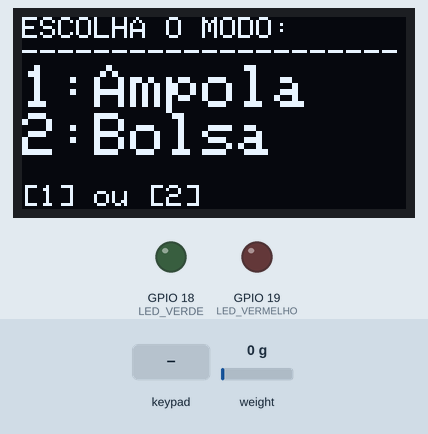
The program below on a simulated ESP32. On the bench: 128×64 one-colour display, output pins drawn as LEDs (lit = HIGH). Inputs (shaded band) come from the test bench; at power-on: weight on the scale 0 g. WiFi joins after 1.5 s; servers stay silent unless stated; uploads are accepted with an empty reply; what the program prints to the serial monitor is not drawn.

Above: at 6.3 s.
6.4 s: keypad keys 2 7 2 6 2 5 3 3 # pressed 0.4 s apart
At 11.7 s:
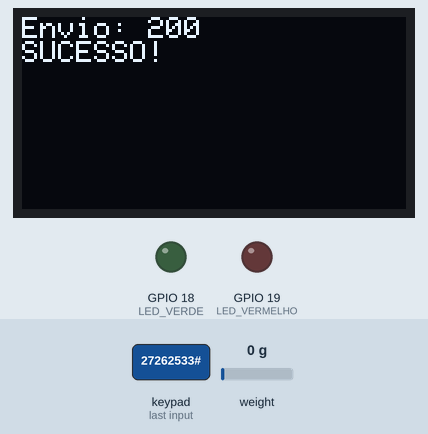
17.5 s: key '1' pressed
20.5 s: keypad keys 2 7 2 6 2 5 3 3 * pressed 0.4 s apart
At 23.39 s:
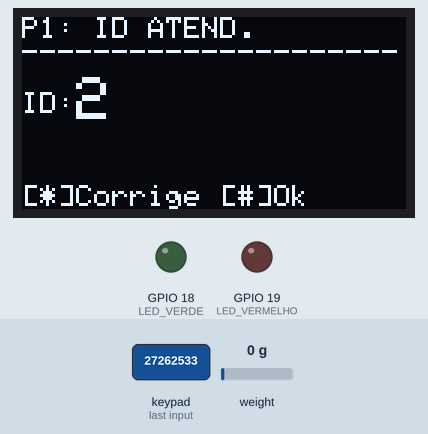
25.6 s: key '#' pressed
At 26.5 s:
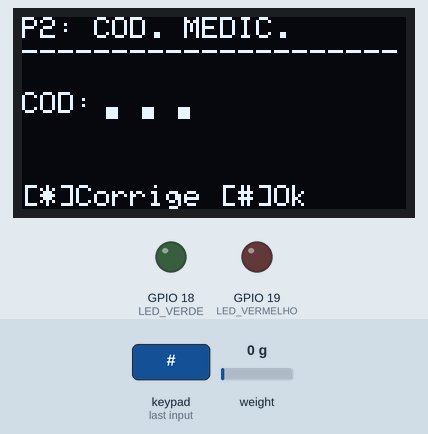
27.4 s: keypad keys 1 3 1 2 1 4 # pressed 0.4 s apart
At 31.0 s:
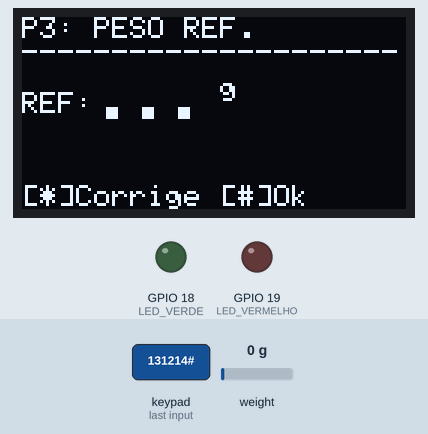
31.7 s: keypad keys 1 3 9 7 2 2 2 2 # pressed 0.4 s apart
At 36.3 s:
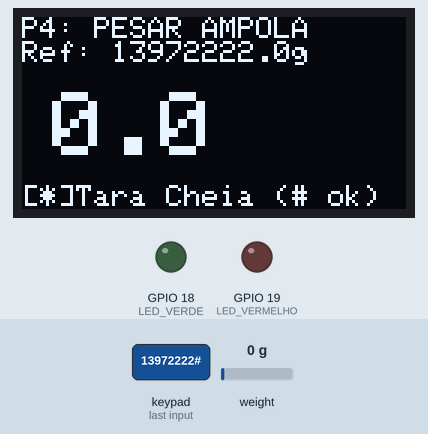
Timing chart, 0 to 37.8 s (numbered marks = the images above; inputs shaded):
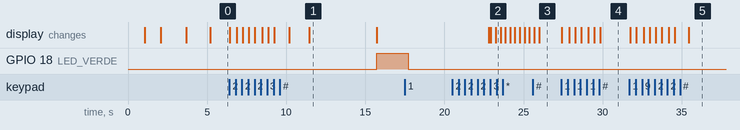

Measured:
- after the input at 6.4 s, GPIO 18 (LED_VERDE): LOW → HIGH after 9.3 s; the display: first changes at once (image 1 shows a later state)
- after the input at 20.5 s, the display: first differs from a run without the input after 2.7 s (image 2)
- after the input at 25.6 s, the display: first differs from a run without the input after 0.38 s (image 3)
- after the input at 27.4 s, the display: first changes at once (image 4 shows a later state)
- after the input at 31.7 s, the display: first changes after 0.06 s (image 5 shows a later state)
- what the display in image 1 shows lasts 4.3 s, from 11.4 s to 15.7 s

The program:

main.cpp
```cpp
#include <ArduinoJson.h>
#include <Wire.h>
#include <Adafruit_GFX.h>
#include <Adafruit_SSD1306.h>
#include <HX711.h>
#include <Keypad.h>
#include <WiFi.h>
#include <HTTPClient.h>

// ==========================================
// 1. CONFIGURAÇÕES DE HARDWARE
// ==========================================

// --- HX711 (Balança) ---
#define DOUT 15
#define CLK 2
HX711 scale;

// --- Configurações Wi-Fi ---
const char *ssid = "Senai-IoT";
const char *password = "senaiiot";

// --- Configurações do Servidor HTTP ---
const char *serverBaseUrl = "http://192.168.1.14:8080/api/leituras/atendimento/"; // URL base para o POST

// --- LEDs ---
#define LED_VERDE 18
#define LED_VERMELHO 19

// --- Display OLED (SSD1306 128x64) ---
#define SCREEN_WIDTH 128
#define SCREEN_HEIGHT 64
#define OLED_RESET -1
Adafruit_SSD1306 display(SCREEN_WIDTH, SCREEN_HEIGHT, &Wire, OLED_RESET);

// --- Teclado Matricial 4x3 ---
const byte ROWS = 4;
const byte COLS = 3;
char keys[ROWS][COLS] = {
    {'1', '2', '3'},
    {'4', '5', '6'},
    {'7', '8', '9'},
    {'*', '0', '#'}
};
// VERIFIQUE SE OS PINOS ESTÃO CORRETOS COM SUA MONTAGEM
byte rowPins[ROWS] = {27, 26, 25, 33};
byte colPins[COLS] = {13, 12, 14};
Keypad customKeypad = Keypad(makeKeymap(keys), rowPins, colPins, ROWS, COLS);

// ==========================================
// 2. VARIÁVEIS GLOBAIS
// ==========================================

const float TOLERANCIA_GRAMAS = 0.5;
boolean primeiraMedicaoBolsa = true;

// Variáveis Numéricas
float pesoReferencia = 0.0;
float pesoAmpolaCheia = 0.0;
float pesoAmpolaVazia = 0.0;
float pesoDispensaCalculado = 0.0;
float pesoBolsaSoro = 0.0;
float velocidadeInfusao = 0.0;
float tempoEstimadoCalculado = 0.0;

// Variáveis de Texto (Input)
String inputVelocidadeStr = "";
String inputAtendimentoId = "";
String inputMedicacaoCodigo = "";
String inputPesoReferenciaStr = "";

// Estados do Sistema
enum AppState
{
    STATE_INIT,
    STATE_MENU,
    // Modo 1
    STATE_P_INPUT_ATENDIMENTO_ID,
    STATE_P_INPUT_MEDICACAO_CODIGO,
    STATE_P_INPUT_PESO_REFERENCIA,
    STATE_P_WEIGH_FULL_AMPOULE,
    STATE_P_WEIGH_EMPTY_AMPOULE,
    STATE_P_VALIDATE_AND_SEND,
    // Modo 2
    STATE_T_INPUT_ATENDIMENTO_ID,
    STATE_T_INPUT_VELOCIDADE,
    STATE_T_WEIGH_SORO_BAG,
    STATE_T_CALCULATE_AND_SEND
};

AppState currentState = STATE_INIT;
int modeSelected = 0; // 1: Precisão, 2: Estimativa

// ==========================================
// 3. PROTÓTIPOS DE FUNÇÕES
// ==========================================
void connectToWiFi();
void displayWifiStatus(const char *status);
void displayMenuScreen();
void sendReadingToServer(String condicaoSaude);
void displayInputScreen(const char *title, const char *label, String &input, const char *units = "");
void displayWeighingScreen(const char *title, float currentValue, const char *instruction);
void displayResultScreen(const char *title, const char *message, bool success);
void displayValidationScreen();
void displayCalculationScreen();
void handleKeypadInput(char key);
void tareScale();
int countChar(String str, char c);
void resetAllInputs();

// ==========================================
// 4. SETUP (INICIALIZAÇÃO)
// ==========================================
void setup()
{
    Serial.begin(115200);
    delay(1000);
    Serial.println("--- INICIANDO SISTEMA ---");

    // Inicializa Display OLED
    if (!display.begin(SSD1306_SWITCHCAPVCC, 0x3C)) {
        Serial.println("ERRO: Display OLED nao encontrado!");
        for (;;) ;
    }
    display.clearDisplay();
    display.setTextSize(1);
    display.setTextColor(SSD1306_WHITE);
    display.setCursor(0, 0);
    display.println("Sistema Iniciando...");
    display.display();

    // Inicializa LEDs
    pinMode(LED_VERDE, OUTPUT);
    pinMode(LED_VERMELHO, OUTPUT);
    digitalWrite(LED_VERDE, LOW);
    digitalWrite(LED_VERMELHO, LOW);

    // Inicializa Balança
    Serial.println("Inicializando Balanca...");
    scale.begin(DOUT, CLK);
    scale.set_scale(2526.0); // SEU VALOR DE CALIBRAÇÃO
    scale.tare();

     // Conexão Wi-Fi
    connectToWiFi();

    Serial.println("Setup Concluido. Indo para Menu.");
    currentState = STATE_MENU;
}

// ==========================================
// 5. LOOP PRINCIPAL
// ==========================================
void loop()
{
    char key = customKeypad.getKey();

    // --- LÓGICA DE CONTROLE (SÓ EXECUTA SE TECLA PRESSIONADA) ---
    if (key != NO_KEY)
    {
        Serial.print("DEBUG: Tecla = "); Serial.println(key); // Debug

        // --- 1. MENU PRINCIPAL ---
        if (currentState == STATE_MENU)
        {
            if (key == '1') {
                modeSelected = 1;
                currentState = STATE_P_INPUT_ATENDIMENTO_ID;
                Serial.println("DEBUG: Indo para Modo 1 (ID)");
                inputAtendimentoId = ""; // Garante limpeza
            }
            else if (key == '2') {
                modeSelected = 2;
                currentState = STATE_T_INPUT_ATENDIMENTO_ID;
                Serial.println("DEBUG: Indo para Modo 2 (ID)");
                inputAtendimentoId = ""; // Garante limpeza
            }
        }

        // --- 2. ESTADOS DE PESAGEM (MODO 1) ---
        else if (currentState == STATE_P_WEIGH_FULL_AMPOULE) {
            if (key == '#') {
                pesoAmpolaCheia = scale.get_units(10);
                currentState = STATE_P_WEIGH_EMPTY_AMPOULE;
            } else if (key == '*') { tareScale(); }
        }
        else if (currentState == STATE_P_WEIGH_EMPTY_AMPOULE) {
            if (key == '#') {
                pesoAmpolaVazia = scale.get_units(10);
                pesoDispensaCalculado = pesoAmpolaCheia - pesoAmpolaVazia;
                currentState = STATE_P_VALIDATE_AND_SEND;
            } else if (key == '*') { tareScale(); }
        }
        else if (currentState == STATE_P_VALIDATE_AND_SEND) {
            if (key == '#') {
                bool isReferenceValidated = (abs(pesoDispensaCalculado - pesoReferencia) < TOLERANCIA_GRAMAS);
                if (isReferenceValidated) displayResultScreen("SUCESSO", "DADOS CORRETOS", true);
                else displayResultScreen("ERRO", "PESO INCORRETO", false);
            } else if (key == '1') { resetAllInputs(); }
        }

        // --- 4. ESTADOS DE DIGITAÇÃO (ELSE) ---
        else
        {
            // Se não for nenhum dos estados acima, é um estado de digitar números
            handleKeypadInput(key);
        }
    }

    // --- ATUALIZAÇÃO DO DISPLAY (RODA SEMPRE) ---
    switch (currentState)
    {
        case STATE_MENU: displayMenuScreen(); break;

        case STATE_P_INPUT_ATENDIMENTO_ID: displayInputScreen("P1: ID ATEND.", "ID:", inputAtendimentoId); break;
        case STATE_P_INPUT_MEDICACAO_CODIGO: displayInputScreen("P2: COD. MEDIC.", "COD:", inputMedicacaoCodigo); break;
        case STATE_P_INPUT_PESO_REFERENCIA: displayInputScreen("P3: PESO REF.", "REF:", inputPesoReferenciaStr, " g"); break;

        case STATE_P_WEIGH_FULL_AMPOULE: displayWeighingScreen("P4: PESAR AMPOLA", scale.get_units(5), "Cheia (# ok)"); break;
        case STATE_P_WEIGH_EMPTY_AMPOULE: displayWeighingScreen("P5: PESAR AMPOLA", scale.get_units(5), "Vazia (# ok)"); break;
        case STATE_P_VALIDATE_AND_SEND: displayValidationScreen(); break;

        case STATE_T_INPUT_ATENDIMENTO_ID: displayInputScreen("T1: ID ATEND.", "ID:", inputAtendimentoId); break;
        //case STATE_T_INPUT_VELOCIDADE: displayInputScreen("T2: VELOCIDADE", "mL/h:", inputVelocidadeStr, " mL/h"); break;

        case STATE_T_WEIGH_SORO_BAG: displayWeighingScreen("T2: PESAR SORO", scale.get_units(5), "Inicial (# ok)"); break;
        case STATE_T_CALCULATE_AND_SEND: displayMenuScreen(); break;

        default: break;
    }

   //   --- 3. ESTADOS DE PESAGEM (MODO 2) ---
        if (currentState == STATE_T_WEIGH_SORO_BAG) {
          pesoBolsaSoro = scale.get_units(10);
          Serial.print("DEBUG: Peso Bolsa Soro = "); Serial.println(pesoBolsaSoro);
          if (primeiraMedicaoBolsa){
            Serial.println("DEBUG: Enviando MEDICACAO_EM_ANDAMENTO");
              sendReadingToServer("MEDICACAO_EM_ANDAMENTO");
              primeiraMedicaoBolsa = false;
          }
            if (pesoBolsaSoro <= 0.0) {
              Serial.println("DEBUG: Reiniciando.");
              sendReadingToServer("MEDICACAO_FINALIZADA");
              displayResultScreen("SUCESSO", "FINALIZADO", true);
              delay(5000);
              resetAllInputs();
            } else if (key == '1') { resetAllInputs(); }
        }


    delay(50); // Pequeno delay para estabilidade
}

// ==========================================
// 6. FUNÇÕES AUXILIARES E LÓGICA
// ==========================================

void connectToWiFi()
{
  displayWifiStatus("Conectando...");
  WiFi.begin(ssid, password);

  int attempts = 0;
  while (WiFi.status() != WL_CONNECTED && attempts < 40)
  {
    delay(500);
    Serial.print(".");
    attempts++;
    display.print(".");
    display.display();
  }

  if (WiFi.status() == WL_CONNECTED)
  {
    Serial.println("\nWiFi Conectado!");
    Serial.print("IP: ");
    Serial.println(WiFi.localIP());
    displayWifiStatus("CONECTADO!");
    delay(1500);
  }
  else
  {
    Serial.println("\nFalha na conexao WiFi!");
    displayWifiStatus("ERRO Wi-Fi!");
    for (;;);
  }
}

void displayWifiStatus(const char *status)
{
  display.clearDisplay();
  display.setTextSize(1);
  display.setCursor(0, 0);
  display.println("Wi-Fi Status:");
  display.setTextSize(2);
  display.setCursor(0, 24);
  display.println(status);
  display.display();
}

void handleKeypadInput(char key)
{
    String *targetInput = nullptr;
    AppState nextState = currentState;
    bool isDecimalAllowed = false;

    // Identifica qual variável deve receber o número
    if (currentState == STATE_P_INPUT_ATENDIMENTO_ID) {
        targetInput = &inputAtendimentoId;
        nextState = STATE_P_INPUT_MEDICACAO_CODIGO;
    } else if (currentState == STATE_P_INPUT_MEDICACAO_CODIGO) {
        targetInput = &inputMedicacaoCodigo;
        nextState = STATE_P_INPUT_PESO_REFERENCIA;
    } else if (currentState == STATE_P_INPUT_PESO_REFERENCIA) {
        targetInput = &inputPesoReferenciaStr;
        nextState = STATE_P_WEIGH_FULL_AMPOULE;
        isDecimalAllowed = true;
    } else if (currentState == STATE_T_INPUT_ATENDIMENTO_ID) {
        targetInput = &inputAtendimentoId;
        nextState = STATE_T_WEIGH_SORO_BAG;
    }
    else {
        Serial.print("ERRO: Estado sem input definido: "); Serial.println(currentState);
        return;
    }

    // Lógica de Digitação
    if (key >= '0' && key <= '9') {
        if (targetInput->length() < 8) {
            *targetInput += key;
            Serial.println("Digito Aceito.");
        }
    } else if (key == '*') {
        if (isDecimalAllowed && countChar(*targetInput, '.') == 0) {
            *targetInput += '.';
        } else if (targetInput->length() > 0) {
            targetInput->remove(targetInput->length() - 1);
        }
    } else if (key == '#') {
       // if (targetInput->length() > 0) {
            // Conversões Especiais ao confirmar
            if (currentState == STATE_P_INPUT_PESO_REFERENCIA) {
                pesoReferencia = inputPesoReferenciaStr.toFloat();
            }
            currentState = nextState;
            display.clearDisplay();
            Serial.print("Input Confirmado. Novo Estado: "); Serial.println(currentState);
            Serial.print("currentState: ");
            Serial.println(currentState);
      //  }
    }
}

void tareScale() {
    display.clearDisplay(); display.setCursor(0,24); display.println("TARANDO..."); display.display();
    scale.tare(); delay(500);
}

int countChar(String str, char c) {
    int count = 0;
    for (int i = 0; i < str.length(); i++) if (str.charAt(i) == c) count++;
    return count;
}

void resetAllInputs() {
    inputAtendimentoId = ""; inputMedicacaoCodigo = "";
    inputPesoReferenciaStr = ""; inputVelocidadeStr = "";
    pesoReferencia = 0; pesoAmpolaCheia = 0; pesoAmpolaVazia = 0;
    pesoDispensaCalculado = 0; pesoBolsaSoro = 0;
    velocidadeInfusao = 0; tempoEstimadoCalculado = 0;
    primeiraMedicaoBolsa = true;

    digitalWrite(LED_VERDE, LOW); digitalWrite(LED_VERMELHO, LOW);
    currentState = STATE_MENU;
    display.clearDisplay();
    Serial.println("SISTEMA RESETADO");
}

// ==========================================
// 7. FUNÇÕES DE DISPLAY (OTIMIZADAS)
// ==========================================

void displayMenuScreen() {
    display.clearDisplay();
    display.setTextSize(1); display.setCursor(0, 0); display.println("ESCOLHA O MODO:");
    display.println("---------------------");
    display.setTextSize(2);
    display.println("1:Ampola");
    display.println("2:Bolsa");
    display.setTextSize(1); display.setCursor(0, 56); display.println("[1] ou [2]");
    display.display();
}

void displayInputScreen(const char *title, const char *label, String &input, const char *units) {
    display.clearDisplay();
    display.setTextSize(1); display.setCursor(0, 0); display.println(title);
    display.println("---------------------");
    display.setCursor(0, 25); display.print(label);

    display.setTextSize(2); display.setCursor(display.getCursorX(), 20);
    if (input.length() == 0) display.print("...");
    else display.print(input);

    display.setTextSize(1); display.print(units);
    display.setCursor(0, 56); display.println("[*]Corrige [#]Ok");
    display.display();
}

void displayWeighingScreen(const char *title, float currentValue, const char *instruction) {
    display.clearDisplay();
    display.setTextSize(1); display.setCursor(0, 0); display.println(title);
    if (modeSelected == 1) {
        display.print("Ref: "); display.print(pesoReferencia, 1); display.println("g");
    } else { display.println("---------------------"); }

    display.setTextSize(3); display.setCursor(10, 25);
    display.print(currentValue, 1);

    display.setTextSize(1); display.setCursor(0, 56);
    display.print("[*]Tara "); display.println(instruction);
    display.display();
}

void displayValidationScreen() {
    bool ok = (abs(pesoDispensaCalculado - pesoReferencia) < TOLERANCIA_GRAMAS);
    display.clearDisplay();
    display.setTextSize(1); display.setCursor(0, 0); display.println("RESULTADO:");
    display.print("Esp:"); display.print(pesoReferencia,1); display.print("|Real:"); display.println(pesoDispensaCalculado,1);

    display.setTextSize(2); display.setCursor(0, 30);
    if (ok) {
        digitalWrite(LED_VERDE, HIGH); display.println("CORRETO!");
        display.setTextSize(1); display.setCursor(0, 56); display.println("[#] Simular Envio");
    } else {
        digitalWrite(LED_VERMELHO, HIGH); display.println("ERRO!");
        display.setTextSize(1); display.setCursor(0, 56); display.println("[1] Reiniciar");
    }
    display.display();
}

void displayCalculationScreen() {
    display.clearDisplay();
    display.setTextSize(1); display.setCursor(0, 0); display.println("TEMPO CALCULADO:");
    display.print("Vol:"); display.print(pesoBolsaSoro,0); display.print("|Vel:"); display.println(velocidadeInfusao,0);

    display.setTextSize(2); display.setCursor(10, 30);
    display.print(tempoEstimadoCalculado, 1); display.println("min");

    digitalWrite(LED_VERDE, HIGH);
    display.setTextSize(1); display.setCursor(0, 56); display.println("[#] Simular Envio");
    display.display();
}

void displayResultScreen(const char *title, const char *message, bool success) {
    display.clearDisplay();
    display.setTextSize(2); display.setCursor(0, 0); display.println(title);
    display.setTextSize(1); display.setCursor(0, 30); display.println(message);
    display.setCursor(0, 56); display.println("Reiniciando...");
    display.display();

    if (success) { digitalWrite(LED_VERDE, HIGH); digitalWrite(LED_VERMELHO, LOW); }
    else { digitalWrite(LED_VERMELHO, HIGH); digitalWrite(LED_VERDE, LOW); }

    delay(2000);
    resetAllInputs();
}

void sendReadingToServer(String condicaoSaude)
{
  if (WiFi.status() != WL_CONNECTED)
  {
    Serial.println("ERRO: Wi-Fi desconectado. Nao foi possivel enviar.");
    displayWifiStatus("Wi-Fi OFF");
    delay(2000);
    return;
  }

  // Monta o JSON
  StaticJsonDocument<256> doc;
  doc["valor"] = pesoBolsaSoro;
  doc["tipoDado"] = "MEDICACAO";
  doc["unidadeMedida"] = "GRAMAS";
  doc["condicaoSaude"] = condicaoSaude;
  doc["codigo"] = 12;
  doc["atendimentoId"] = inputAtendimentoId.toInt();

  String jsonPayload;
  serializeJson(doc, jsonPayload);

  // Constrói a URL completa com o ID do atendimento
  String fullUrl = String(serverBaseUrl) + inputAtendimentoId;

  // Envia a requisição POST
  HTTPClient http;
  http.begin(fullUrl);
  http.addHeader("Content-Type", "application/json");
  Serial.println("Enviando POST para: " + fullUrl);
  Serial.println("Payload: " + jsonPayload);

  int httpCode = http.POST(jsonPayload);

  display.clearDisplay();
  display.setTextSize(1);
  display.setCursor(0, 0);

  if (httpCode > 0)
  {
    Serial.printf("HTTP POST... codigo: %d\n", httpCode);
    display.printf("Envio: %d\n", httpCode);
    if (httpCode == HTTP_CODE_OK || httpCode == HTTP_CODE_CREATED)
    {
      display.println("SUCESSO!");
    }
  }
  else
  {
    Serial.printf("HTTP POST... falhou, erro: %s\n", http.errorToString(httpCode).c_str());
    display.println("FALHA NO ENVIO");
  }

  http.end();
  display.display();
  delay(2000); // Mostra o status do envio por 2 segundos
}
```
